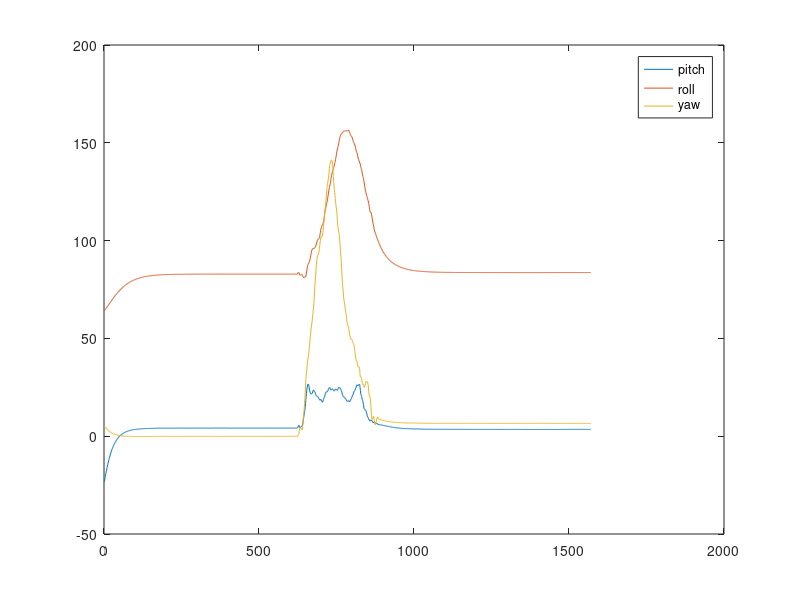

Recreate this plot in MATLAB.
%% David Dobbie
% tracking IMU data
clear;
clc;
clf;



M = csvread('short_rotate_test1.txt');
figure(1)
plot(M);
legend('pitch', 'roll', 'yaw')